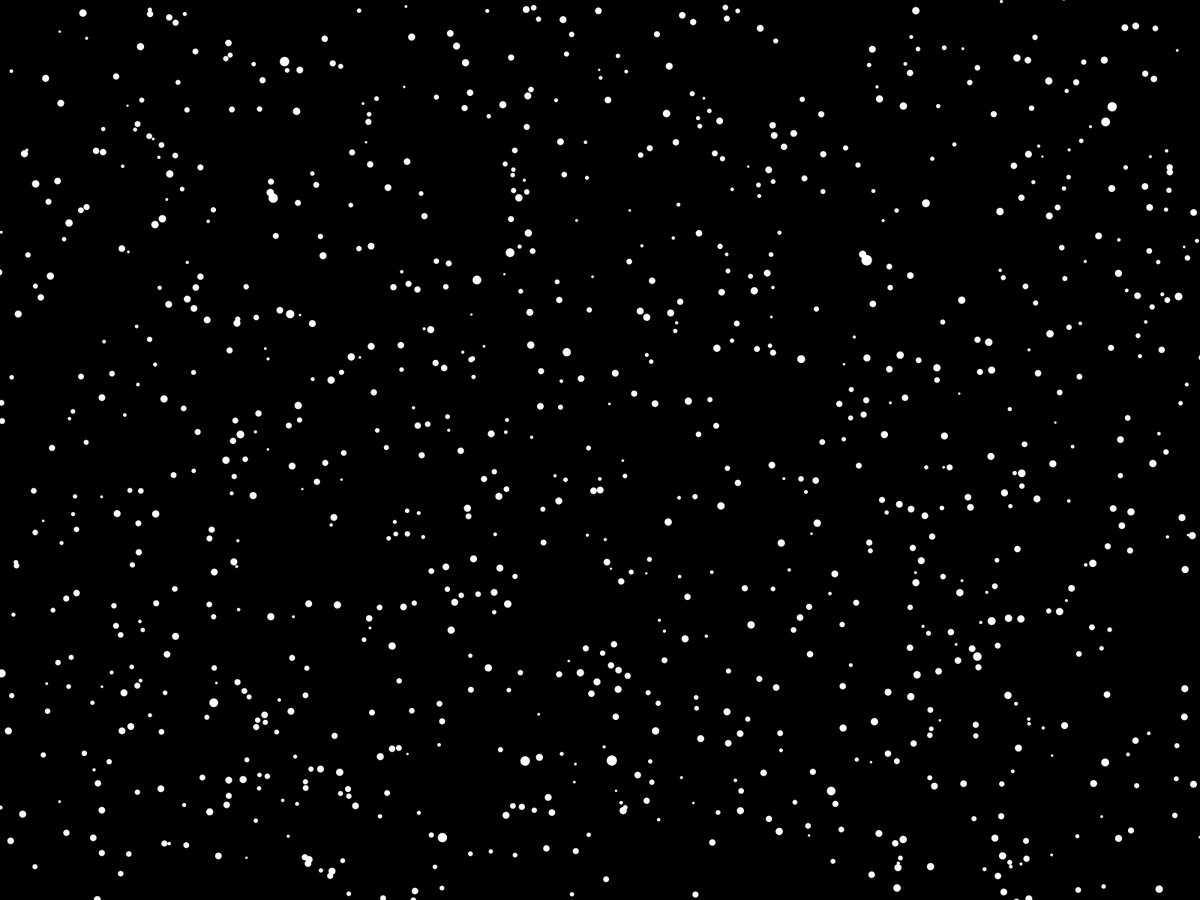
Frame 1 (no input)
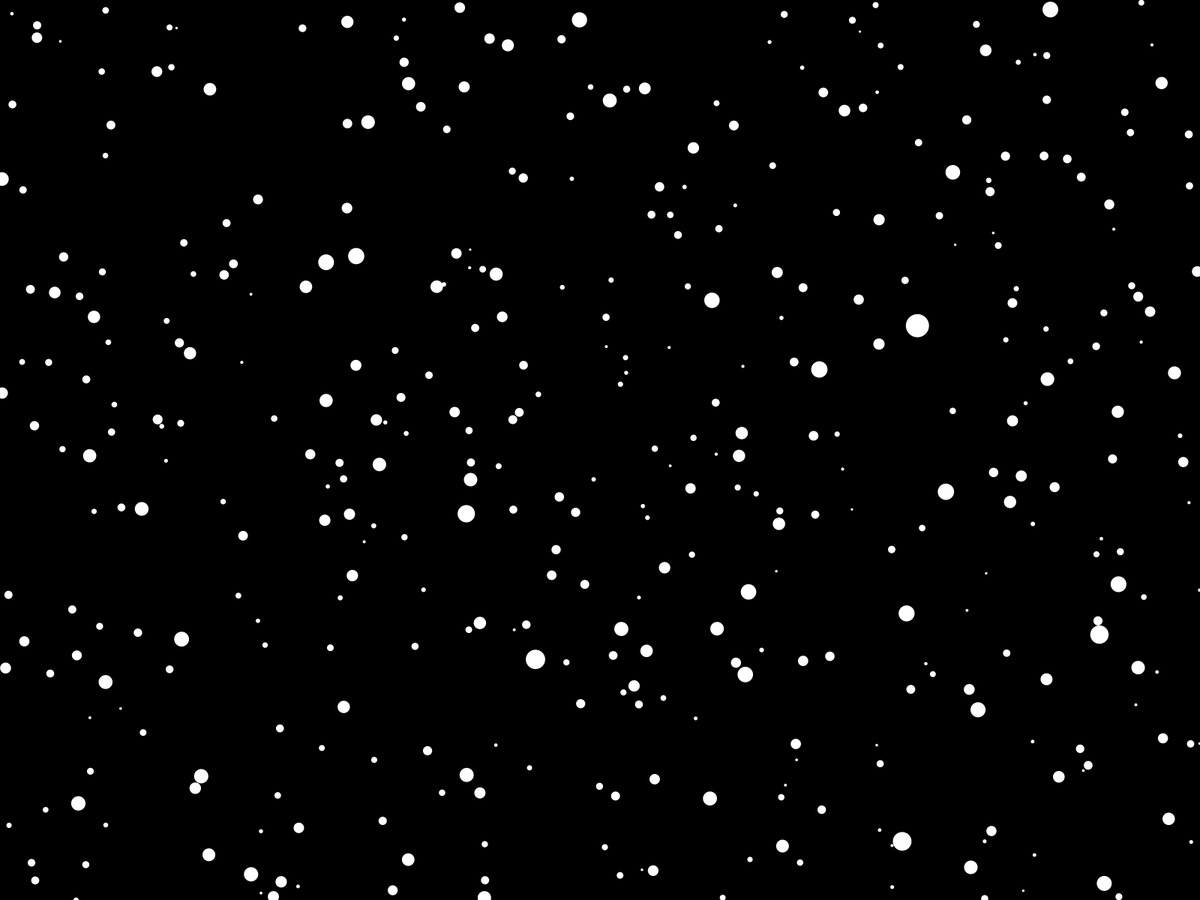
Frame 60 (the mouse pressed at the canvas centre just before this capture)
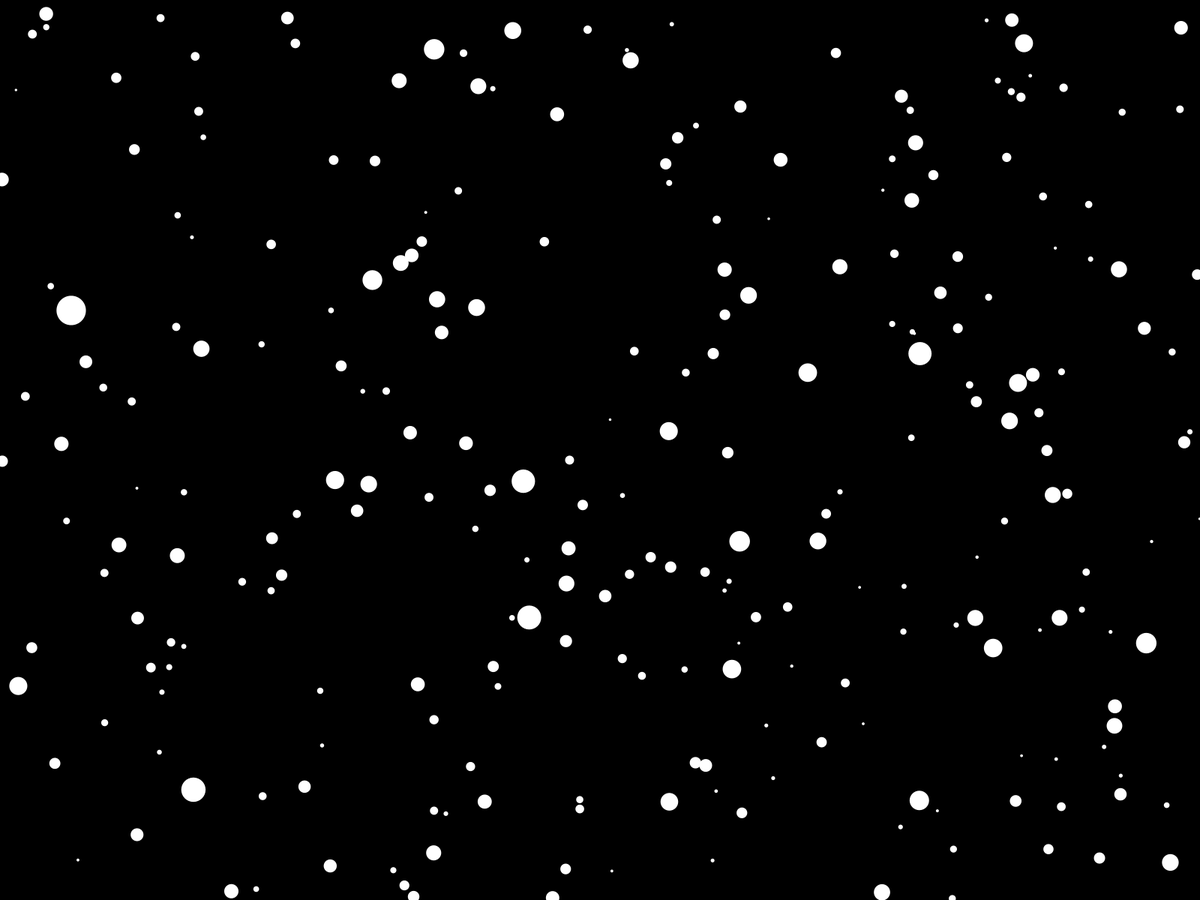
Frame 120 (the mouse held since frame 60 and released just before this capture)

The Processing sketch that drew these frames (run headless with seeded random() and noise(); from frame 60 on, the mouse is pressed at the canvas centre):

// Processing sketch: Combining_Collisions_2D
// ── Combining_Collisions_2D.pde
ArrayList<Ball> balls;
void setup(){
  fullScreen();
  //How many balls we want
  balls = new ArrayList<Ball>();
  
  //Randomize balls
  for (int i = 0; i < 1000; i++){
    float x = random(0,width);
    float y = random(0,height);
    float speed = 5;
    float dir = random(0,TWO_PI);
    float mass = random(10,100);
    
    balls.add(new Ball(x,y,speed,dir,mass));  
  }
}

void draw(){
  background(0);
  
  //Double loop to make sure we check every ball for a collision
  for (int i = 0; i < balls.size(); i++){
    for (int j = i + 1; j < balls.size(); j++){
      //Only if we collide do we need to decrement j to prevent an out of bounds error
      if (balls.get(i).touching(balls.get(j))) j--; 
    }
    //Call all other ball methods like usual
    balls.get(i).move();
    balls.get(i).bounce();
    balls.get(i).show();   
  }
}

// ── Ball.pde
class Ball{
  PVector pos, vel, acc;
  float radius, diameter, mass;
  public Ball(float x, float y, float speed, float dir, float m){
    pos = new PVector(x,y);
    vel = new PVector(speed * cos(dir), speed * sin(dir));
    acc = new PVector(0,0);
    mass = m;
    updateWidth(); //Makes the balls radius mass dependent
  }
  
  void show(){
    noStroke();
    fill(255);
    ellipse(pos.x,pos.y, diameter, diameter);
  }
  
  void move(){
    vel.add(acc);
    pos.add(vel);
    acc.set(0,0);
  }
  
  void bounce(){
    if (pos.x < radius || pos.x > width - radius) vel.x *= -1;
    if (pos.y < radius || pos.y > height - radius) vel.y *= -1; 
  }
  
  boolean touching(Ball b){
    PVector thisPos = pos.copy();    
    thisPos.sub(b.pos);
    //If the balls are touching then we say they collided
    if (thisPos.mag() < radius + b.radius){
      collide(b);
      return true;
    }
    return false;
  }
  
  void collide(Ball b){    
    //Math to collide balls
    PVector m1 = this.vel.mult(this.mass);
    PVector m2 = b.vel.mult(b.mass);
    
    m1.add(m2);
    mass += b.mass;
    m1.div(this.mass);
    updateWidth();
    balls.remove(b);
  }
  
  void updateWidth(){
    //This function can be set to be whatever you want
    diameter = pow(mass,0.5);
    radius = diameter /2;
  }

}
